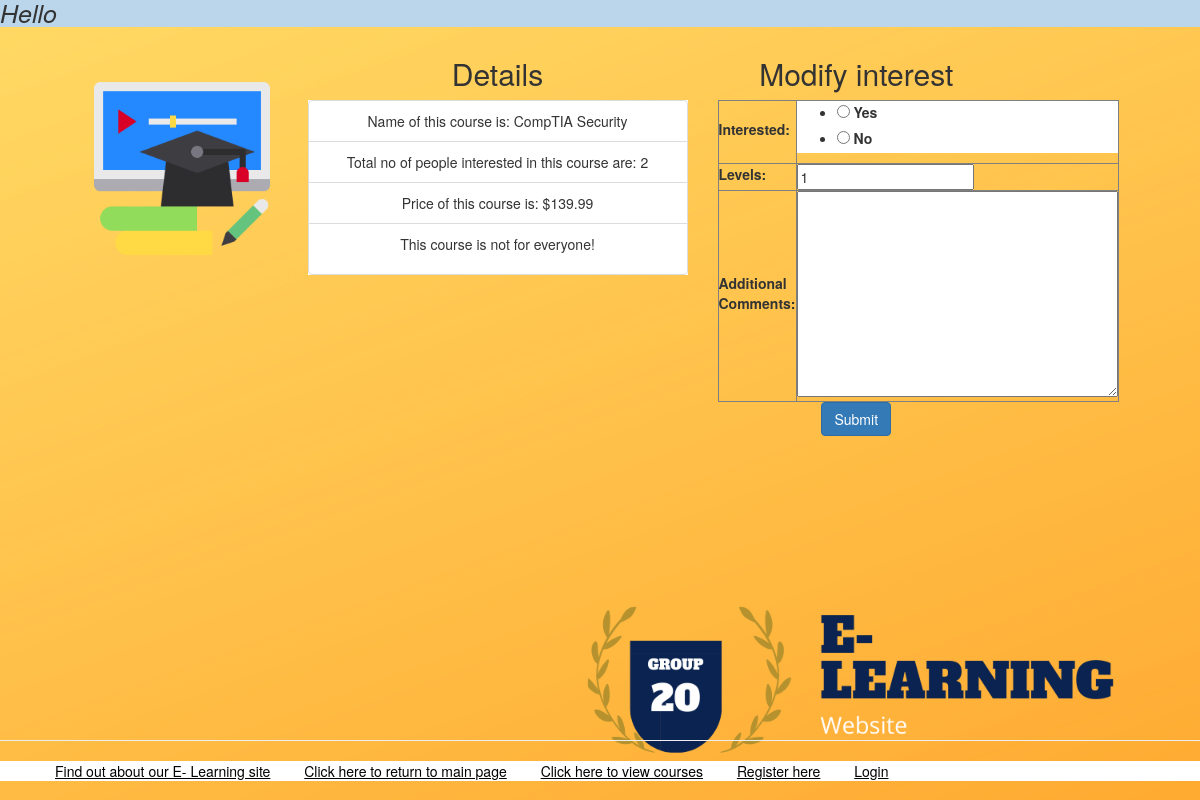
The page /myapp/courses/3/ on the database its author committed.
### myapp/models.py (models this page shows, shortened)
class Course(models.Model):
    topic = models.ForeignKey(Topic, related_name='courses', on_delete=models.CASCADE)
    name = models.CharField(max_length=200)
    price = models.DecimalField(max_digits=10, decimal_places=2, validators=[MinValueValidator(100.00,  message= 'Price must be greater than 100.00 !!'),
                                                                             MaxValueValidator(200.00,   message= 'Price must be less than 200.00 !!')])
    for_everyone = models.BooleanField(default=True)
    description = models.TextField(max_length=300, null=True, blank=True)
    interested = models.PositiveIntegerField(default=0)
    stages = models.PositiveIntegerField(default=3)
    hours = models.IntegerField(default=10)

### myapp/views.py (the view, shortened to what this page needs)
# urls.py: path(r'courses/<int:course_id>/', views.course_detail, name='course_detail'),
def course_detail(request, course_id):
    msg = ''
    course = get_object_or_404(Course, pk=course_id)
    if request.method == 'GET':
        form = InterestForm()
        msg = 'Courses'
        return render(request, 'myapp/course_detail.html', {'form': form, 'course': course})

### myapp/forms.py
class InterestForm(forms.Form):
    CHOICES = [(1, 'Yes'), (2, 'No')]
    interested = forms.ChoiceField(required=True, widget=forms.RadioSelect, choices=CHOICES)
    levels = forms.IntegerField(min_value=1, initial=1)
    comments = forms.CharField(required=False, widget=forms.Textarea, label='Additional Comments')

### myapp/templates/myapp/course_detail.html (shortened to what this page needs)
{% extends 'myapp/base.html'  %}
{% block body_block %}
     <div class="row">
    <div class="col-md-3">
        <img src="/static/myapp/book.png" class="loginIcon topicIcon courseIcon">
    </div>
   <div class="col-md-4">
{% if course %}
    <h2 class="centerText">Details</h2>
    <ul class="list-group list-group-flush centerText">
    <li class="list-group-item">Name of this course is: {{ course.name }}</li>
    <li class="list-group-item">Total no of people interested in this course are: {{ course.interested }}</li>
    <li class="list-group-item">Price of this course is: ${{ course.price }}</li>
     <li class="list-group-item">
    {% if course.for_everyone == False %}
        <p>This course is not for everyone!</p>
    {% endif %}</li>
    </ul>
 {% else %}
   <strong>No such course available!</strong>
{% endif %}
   </div>
    <div class="col-md-3">
         <h2 class="centerText">Modify interest</h2>
<form method="post">
  <table border="1">
    {{ form }}
  </table>
     <div class="text-center">
         <button class="btn btn-primary" type="submit">Submit</button></div>
</form>
</div>
    </div>
{% endblock %}

### myapp/static/myapp/style.css (style rules this page uses)
.background { background-image: url("20.png"); background-size: cover; background-repeat: no-repeat; background-attachment: fixed; background-position: bottom; }
.loginIcon { margin-left: 85px; width: 70%; margin-top: -30px; }
ul { background-color: white; }
.centerText { text-align: center !important; }
.topicIcon { margin-top: 33px !important; }
.courseIcon { margin-bottom: 25px; }

### rows shown on the page
Course: name "CompTIA Security", interested "2", price "139.99"
